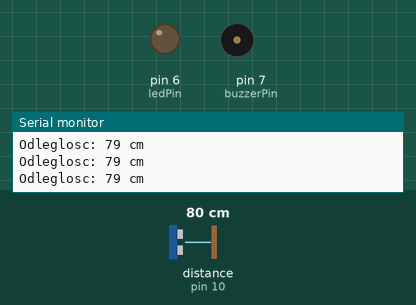
Simulated run of this sketch. Board: Arduino Uno, built with avr-gcc and run on an emulated ATmega328P. On the bench: output pins drawn as LEDs (lit = HIGH), buzzer (waves = sounding), the last lines printed to the serial monitor. Wiring (inferred from the names in the program): ultrasonic range finder: trigger pin 9; echo pin 10. Dashed ring = blinking. The inputs (shaded band) are chosen by the test bench; at power-on: distance to the obstacle (sensor on pin 10) 80 cm. The echo pulse lasts 58.3 µs per cm; pins used as bus, display or sensor lines are not drawn.

Above: at 1.2 s.
1.3 s: distance to the obstacle (sensor on pin 10) set to 34 cm
2.8 s: distance to the obstacle (sensor on pin 10) set to 29 cm
At 5.7 s:
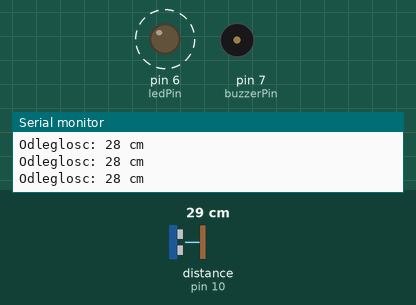
5.8 s: distance to the obstacle (sensor on pin 10) set to 35 cm
At 6.6 s:
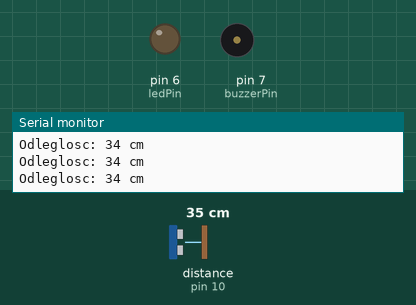
Timing chart, 0 to 8.8 s (numbered marks = the images above; inputs shaded):
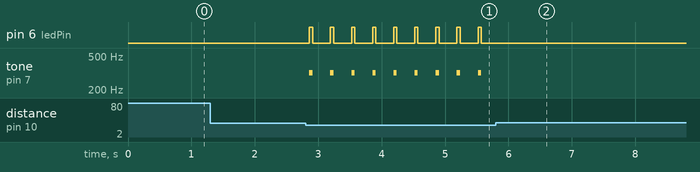

Measured:
- the behaviour switches between 31 and 30 cm on distance to the obstacle (sensor on pin 10) (found by bisection; images 0 and 1)
- after the input at 2.8 s, pin 6 (ledPin): alternates HIGH for 0.05 s and LOW for 0.28 s, starting after 0.06 s; tone on pin 7 (buzzerPin): alternates 320 Hz for 0.05 s and silent for 0.28 s, starting after 0.06 s
- after the input at 5.8 s, pin 6 (ledPin): stops changing and stays LOW; tone on pin 7 (buzzerPin): stops changing and stays silent

The sketch:

HCR_4_ext_buzzer_high.ino
```cpp
const int trigPin = 9;
const int echoPin = 10;
const int buzzerPin = 7;    // zewnętrzny buzzer pasywny (MOD-02963), pin 7
const int ledPin = 6;       // dioda z latarni, pin 6

void setup() {
  Serial.begin(9600);
  pinMode(trigPin, OUTPUT);
  pinMode(echoPin, INPUT);
  pinMode(ledPin, OUTPUT);
}

void loop() {
  // --- pomiar odległości ---
  digitalWrite(trigPin, LOW);
  delayMicroseconds(2);
  digitalWrite(trigPin, HIGH);
  delayMicroseconds(10);
  digitalWrite(trigPin, LOW);

  long czas = pulseIn(echoPin, HIGH);
  int odleglosc = czas * 0.034 / 2;

  Serial.print("Odleglosc: ");
  Serial.print(odleglosc);
  Serial.println(" cm");

  // --- alarm parkowania: ton + rytm + dioda ---
  if (odleglosc > 0 && odleglosc < 30) {
    int ton = map(odleglosc, 0, 30, 2000, 200);  // blisko = wyższy ton (2000 Hz), daleko = niższy (200 Hz)

    digitalWrite(ledPin, HIGH);
    tone(buzzerPin, ton, 50);     // piknięcie o danej wysokości, przez 50 ms
    delay(50);
    digitalWrite(ledPin, LOW);
    delay(odleglosc * 10);        // im bliżej, tym krótsza przerwa = szybszy rytm
  } else {
    noTone(buzzerPin);            // daleko -> cisza i ciemno
    digitalWrite(ledPin, LOW);
    delay(200);
  }
}
```
